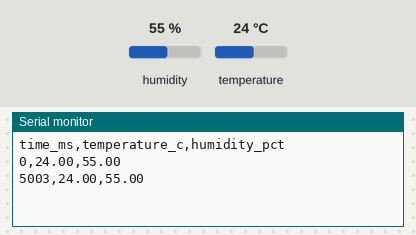
A sketch run on a simulated Arduino Uno, built with avr-gcc and run on an emulated ATmega328P. Parts: the last lines printed to the serial monitor. The inputs (shaded band) are chosen by the test bench; at power-on: humidity 55 %, temperature 24 °C.

Above: at 5.8 s.
5.9 s: humidity set to 22 %
At 10.8 s:
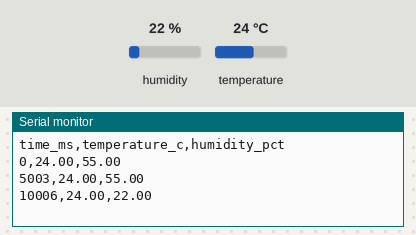
11.9 s: temperature set to 12 °C
At 15.9 s:
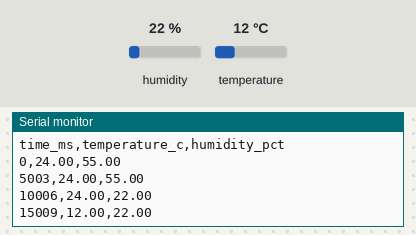
17.9 s: humidity set to 40 %
At 21.0 s:
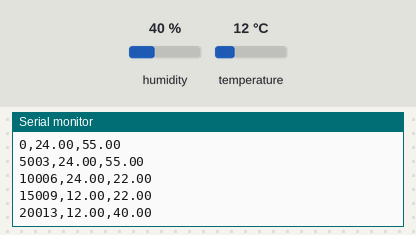
Timing chart, 0 to 22.5 s (numbered marks = the images above; inputs shaded):
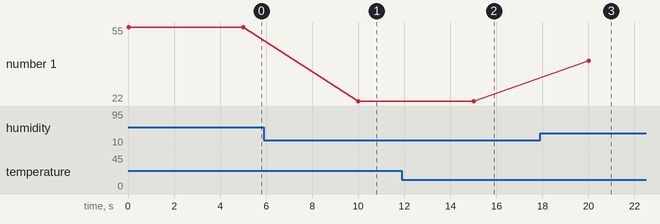

The sketch:

b2-leaf-transpiration.ino
```cpp
#include <Wire.h>
#include <Adafruit_BME280.h>

// @pin SDA=A4
// @pin SCL=A5
// @baud 9600

Adafruit_BME280 bme;
// 표본 간격입니다. 습도는 천천히 오르므로 길게 잡아도 모양을 놓치지 않습니다.
// @tunable samplingIntervalMs
int samplingIntervalMs = 5000;

void setup() {
  Serial.begin(9600);
  if (!bme.begin(0x76)) Serial.println("# BME280_ERROR");
  Serial.println("time_ms,temperature_c,humidity_pct");
}

void loop() {
  // 온도를 함께 남깁니다. 같은 수증기량이라도 온도가 오르면 상대습도는
  // 내려가므로, 온도 없이 습도만 보면 증산이 멈춘 것처럼 읽힙니다.
  Serial.print(millis());
  Serial.print(',');
  Serial.print(bme.readTemperature(), 2);
  Serial.print(',');
  Serial.println(bme.readHumidity(), 2);
  delay(samplingIntervalMs);
}
```

Measured:
- after the input at 5.9 s, the serial monitor: prints a new line after 4.1 s (image 1)
- after the input at 11.9 s, the serial monitor: prints a new line after 3.1 s (image 2)
- after the input at 17.9 s, the serial monitor: prints a new line after 2.1 s (image 3)
- plotted number 1: 55 → 22 after the input at 5.9 s, 22 → 40 after the input at 17.9 s
